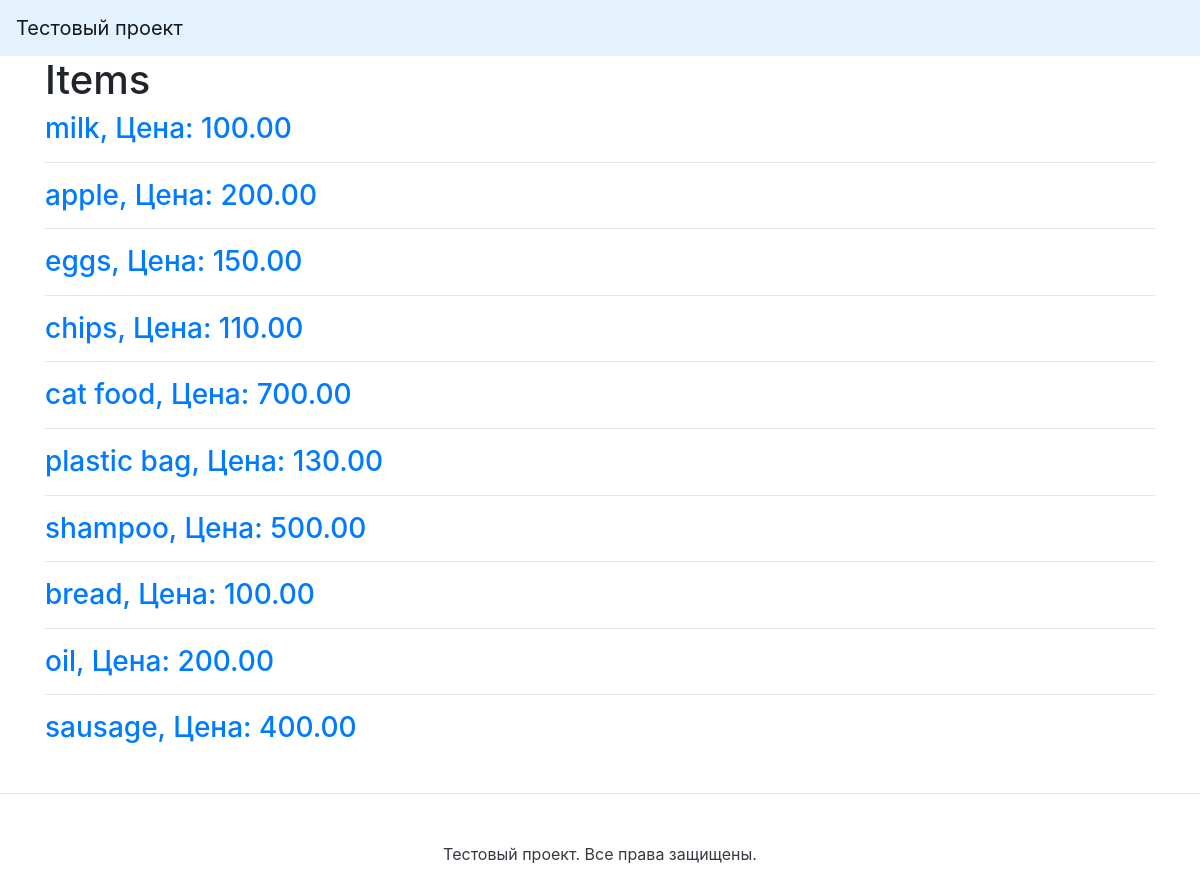
/items, run on the app's committed database.
### items/models.py (models this page shows, shortened)
class Item(models.Model):
    name = models.CharField(max_length=50)
    description = models.TextField()
    price = models.DecimalField(max_digits=10, decimal_places=2)
    class Meta:
        verbose_name = 'Товар'
        verbose_name_plural = 'Товары'
    def get_absolute_url(self):
        return reverse('item_detail', args=[self.id])

### items/views.py (the view)
# urls.py: path('items', views.ItemListView.as_view(), name='items_list'),
class ItemListView(ListView):
    model = Item
    template_name = "items/items_list.html"
    context_object_name = 'items'

### items/templates/items/items_list.html (shortened to what this page needs)
{% extends "include/base.html" %}
{% load static %}
{% block header %}Items{% endblock %}
{% block content %}
  {% for item in items %}
    <h3>
      <a href="{{ item.get_absolute_url }}">
      {{ item.name }}, Цена:
      {{ item.price }}
      </a>
    </h3>
    {% if not forloop.last %}
      <hr>{% endif %}
  {% endfor %}
{% endblock %}

### templates/include/base.html (shortened to what this page needs)
<!doctype html>
<html>
<head>
  {% load static %}
  <link rel="stylesheet"
        href="https://cdn.jsdelivr.net/npm/bootstrap@4.6.0/dist/css/bootstrap.min.css">
</head>
<body>
{% include 'include/nav.html' %}
<main>
  <div class="container">
    <h1>{% block header %}Tecтовый проект{% endblock %}</h1>
    {% block content %}{% endblock %}
  </div>
</main>
{% include 'include/footer.html' %}
</body>
</html>

### templates/include/nav.html (shortened to what this page needs)
<nav class="navbar navbar-light" style="background-color: #e3f2fd;">
  <a class="navbar-brand" href="/">Тестовый проект</a>
</nav>

### templates/include/footer.html
<footer class="pt-4 my-md-5 pt-md-5 border-top">
  <p class="m-0 text-dark text-center ">Тестовый проект. Все права защищены. </p>
</footer>

### data on the page
Item: name "milk", price "100.00"
Item: name "apple", price "200.00"
Item: name "eggs", price "150.00"
Item: name "chips", price "110.00"
Item: name "cat food", price "700.00"
Item: name "plastic bag", price "130.00"
Item: name "shampoo", price "500.00"
Item: name "bread", price "100.00"
Item: name "oil", price "200.00"
Item: name "sausage", price "400.00"
